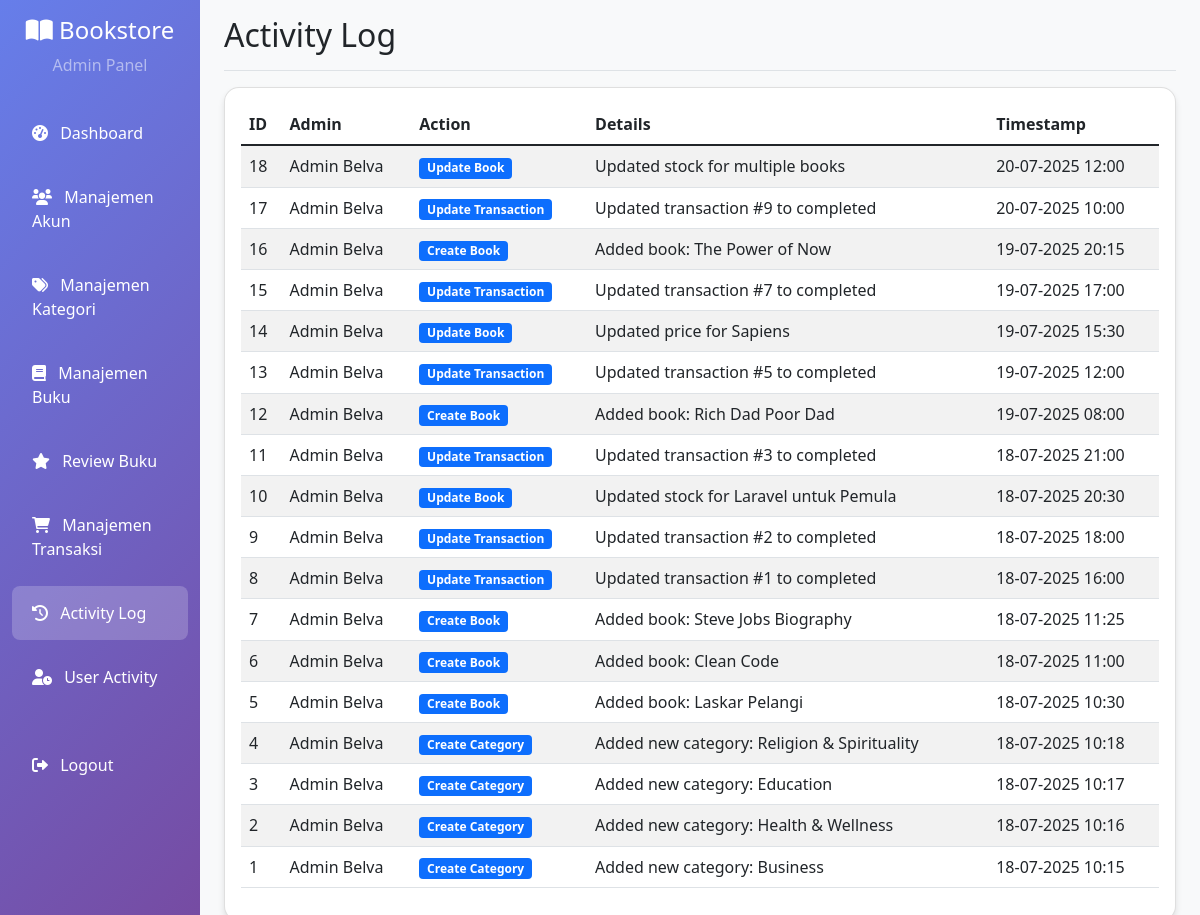
The page /admin/activity_logs.php (signed in) on the database as committed earlier.
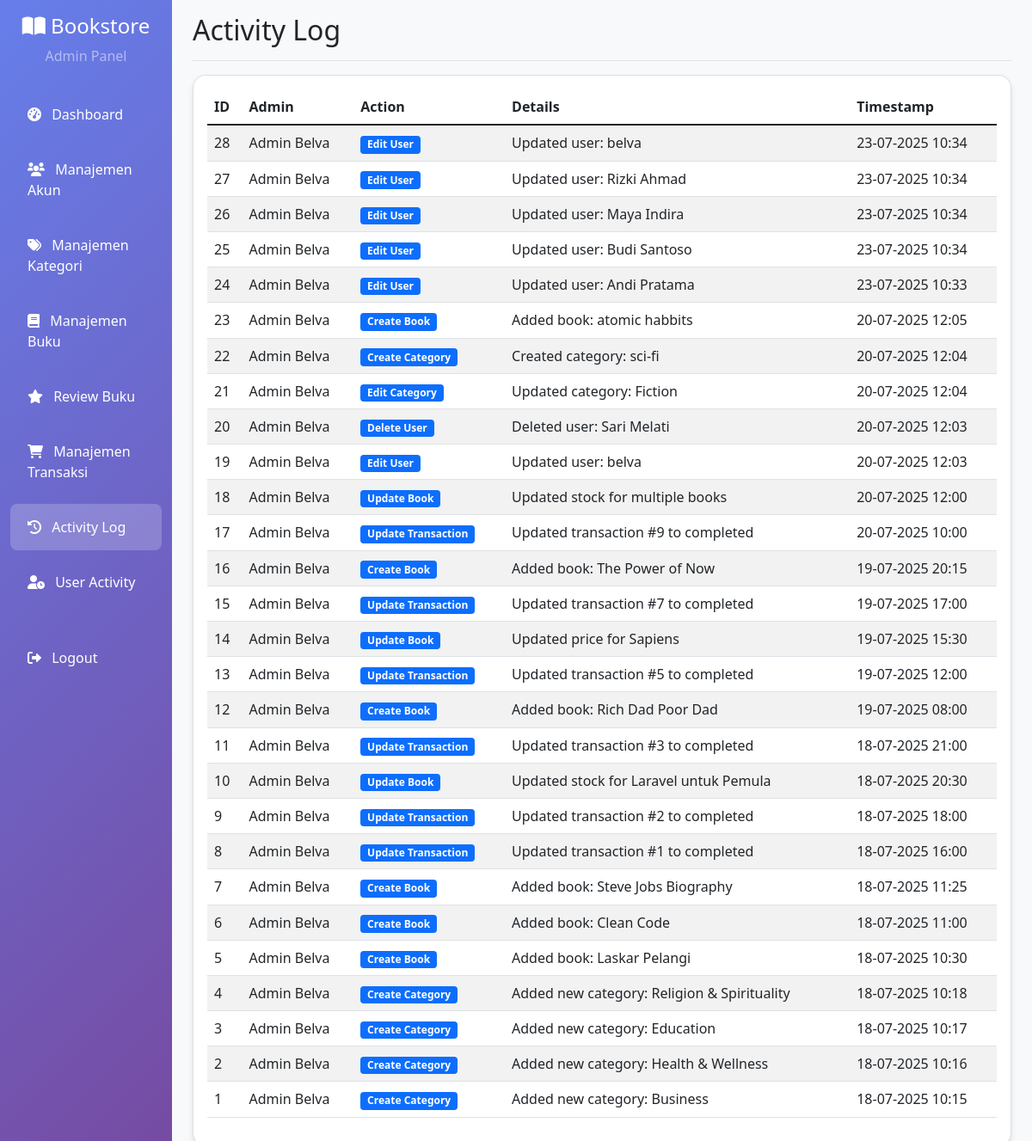
The same page on the database as committed later.
### tables this page shows
CREATE TABLE `activity_logs` (
  `id` int(11) NOT NULL,
  `admin_id` int(11) NOT NULL,
  `action` varchar(100) NOT NULL,
  `details` text DEFAULT NULL,
  `created_at` timestamp NOT NULL DEFAULT current_timestamp()
);

CREATE TABLE `users` (
  `id` int(11) NOT NULL,
  `name` varchar(100) NOT NULL,
  `email` varchar(100) NOT NULL,
  `password` varchar(255) NOT NULL,
  `role` varchar(20) DEFAULT 'user',
  `created_at` timestamp NOT NULL DEFAULT current_timestamp()
);

### src/config/database.php (called while the page is built, shortened)
<?php
function formatDate($date) {
    return date('d-m-Y H:i', strtotime($date));
}
?>

### src/admin/activity_logs.php (the view, shortened to what this page needs)
<?php
require_once '../config/database.php';
$pdo = getConnection();
$stmt = $pdo->query("SELECT al.*, u.name as admin_name FROM activity_logs al
                     JOIN users u ON al.admin_id = u.id
                     ORDER BY al.created_at DESC");
$logs = $stmt->fetchAll(PDO::FETCH_ASSOC);
?>
<!DOCTYPE html>
<html lang="en">
<head>
    <link href="https://cdn.jsdelivr.net/npm/bootstrap@5.1.3/dist/css/bootstrap.min.css" rel="stylesheet">
    <link href="https://cdnjs.cloudflare.com/ajax/libs/font-awesome/6.0.0/css/all.min.css" rel="stylesheet">
</head>
<body class="bg-light">
    <div class="container-fluid">
        <div class="row">
            <?php include 'sidebar.php'; ?>
            <main class="col-md-9 ms-sm-auto col-lg-10 px-md-4">
                <div class="d-flex justify-content-between flex-wrap flex-md-nowrap align-items-center pt-3 pb-2 mb-3 border-bottom">
                    <h1 class="h2">Activity Log</h1>
                </div>
                <div class="card">
                    <div class="card-body">
                        <table class="table table-striped table-hover">
                            <thead>
                                <tr>
                                    <th>ID</th>
                                    <th>Admin</th>
                                    <th>Action</th>
                                    <th>Details</th>
                                    <th>Timestamp</th>
                                </tr>
                            </thead>
                            <tbody>
                                <?php foreach ($logs as $log): ?>
                                    <tr>
                                        <td><?= $log['id'] ?></td>
                                        <td><?= htmlspecialchars($log['admin_name']) ?></td>
                                        <td>
                                            <span class="badge bg-primary"><?= htmlspecialchars($log['action']) ?></span>
                                        </td>
                                        <td>
                                            <?php if (strlen($log['details']) > 50): ?>
                                                <span title="<?= htmlspecialchars($log['details']) ?>">
                                                    <?= htmlspecialchars(substr($log['details'], 0, 50)) ?>...
                                                </span>
                                            <?php else: ?>
                                                <?= htmlspecialchars($log['details']) ?>
                                            <?php endif; ?>
                                        </td>
                                        <td><?= formatDate($log['created_at']) ?></td>
                                    </tr>
                                <?php endforeach; ?>
                            </tbody>
                        </table>
                    </div>
                </div>
            </main>
        </div>
    </div>
</body>
</html>

### src/admin/sidebar.php (shortened to what this page needs)
<nav class="col-md-3 col-lg-2 d-md-block sidebar">
    <div class="position-sticky pt-3">
        <div class="text-center mb-4">
            <h4 class="text-white"><i class="fas fa-book-open"></i> Bookstore</h4>
            <p class="text-white-50">Admin Panel</p>
        </div>
        <ul class="nav flex-column">
            <li class="nav-item">
                <a class="nav-link <?= basename($_SERVER['PHP_SELF']) == 'dashboard.php' ? 'active' : '' ?>" href="dashboard.php">
                    <i class="fas fa-tachometer-alt me-2"></i> Dashboard
                </a>
            </li>
            <li class="nav-item">
                <a class="nav-link <?= basename($_SERVER['PHP_SELF']) == 'users.php' ? 'active' : '' ?>" href="users.php">
                    <i class="fas fa-users me-2"></i> Manajemen Akun
                </a>
            </li>
            <li class="nav-item">
                <a class="nav-link <?= basename($_SERVER['PHP_SELF']) == 'categories.php' ? 'active' : '' ?>" href="categories.php">
                    <i class="fas fa-tags me-2"></i> Manajemen Kategori
                </a>
            </li>
            <li class="nav-item">
                <a class="nav-link <?= basename($_SERVER['PHP_SELF']) == 'books.php' ? 'active' : '' ?>" href="books.php">
                    <i class="fas fa-book me-2"></i> Manajemen Buku
                </a>
            </li>
            <li class="nav-item">
                <a class="nav-link <?= basename($_SERVER['PHP_SELF']) == 'reviews.php' ? 'active' : '' ?>" href="reviews.php">
                    <i class="fas fa-star me-2"></i> Review Buku
                </a>
            </li>
            <li class="nav-item">
                <a class="nav-link <?= basename($_SERVER['PHP_SELF']) == 'transactions.php' ? 'active' : '' ?>" href="transactions.php">
                    <i class="fas fa-shopping-cart me-2"></i> Manajemen Transaksi
                </a>
            </li>
            <li class="nav-item">
                <a class="nav-link <?= basename($_SERVER['PHP_SELF']) == 'activity_logs.php' ? 'active' : '' ?>" href="activity_logs.php">
                    <i class="fas fa-history me-2"></i> Activity Log
                </a>
            </li>
            <li class="nav-item">
                <a class="nav-link <?= basename($_SERVER['PHP_SELF']) == 'user_activities.php' ? 'active' : '' ?>" href="user_activities.php">
                    <i class="fas fa-user-clock me-2"></i> User Activity
                </a>
            </li>
            <li class="nav-item mt-4">
                <a class="nav-link" href="../auth/logout.php">
                    <i class="fas fa-sign-out-alt me-2"></i> Logout
                </a>
            </li>
        </ul>
    </div>
</nav>

### src/admin/sidebar.php (style rules this page uses)
.sidebar { min-height: 100vh; background: linear-gradient(135deg, #667eea 0%, #764ba2 100%); }
.sidebar .nav-link { color: #fff; padding: 15px 20px; border-radius: 8px; margin: 5px 0; transition: all 0.3s ease; }
.sidebar .nav-link.active { background: rgba(255,255,255,0.2); color: #fff; }
.card { border-radius: 15px; box-shadow: 0 4px 6px rgba(0,0,0,0.1); transition: transform 0.3s ease; }

Rows that differ between the two databases and show on the page:
added activity_logs: id "28", admin.name "Admin Belva", action "Edit User", details "Updated user: belva", created_at "23-07-2025 10:34"
added activity_logs: id "27", admin.name "Admin Belva", action "Edit User", details "Updated user: Rizki Ahmad", created_at "23-07-2025 10:34"
added activity_logs: id "26", admin.name "Admin Belva", action "Edit User", details "Updated user: Maya Indira", created_at "23-07-2025 10:34"
added activity_logs: id "25", admin.name "Admin Belva", action "Edit User", details "Updated user: Budi Santoso", created_at "23-07-2025 10:34"
added activity_logs: id "24", admin.name "Admin Belva", action "Edit User", details "Updated user: Andi Pratama", created_at "23-07-2025 10:33"
added activity_logs: id "23", admin.name "Admin Belva", action "Create Book", details "Added book: atomic habbits", created_at "20-07-2025 12:05"
added activity_logs: id "22", admin.name "Admin Belva", action "Create Category", details "Created category: sci-fi", created_at "20-07-2025 12:04"
added activity_logs: id "21", admin.name "Admin Belva", action "Edit Category", details "Updated category: Fiction", created_at "20-07-2025 12:04"
added activity_logs: id "20", admin.name "Admin Belva", action "Delete User", details "Deleted user: Sari Melati", created_at "20-07-2025 12:03"
added activity_logs: id "19", admin.name "Admin Belva", action "Edit User", details "Updated user: belva", created_at "20-07-2025 12:03"
